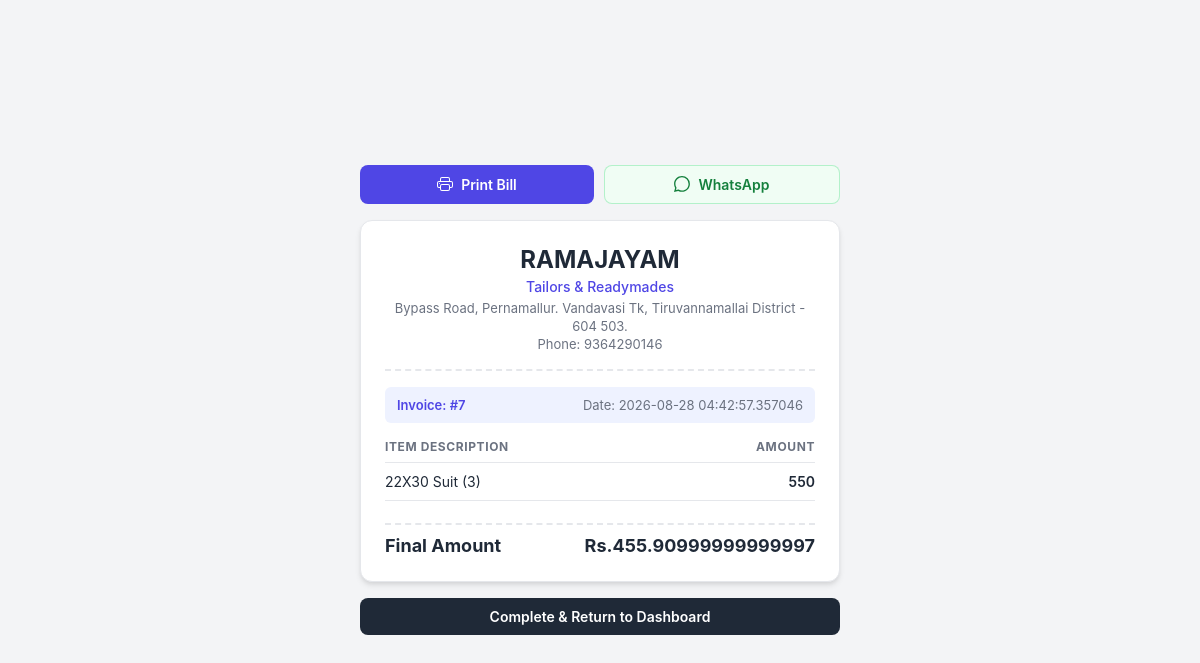
/bill_show_page/7, run on the app's committed database.
### app.py (models this page shows, shortened)
class ShopDealer(UserMixin,db.Model) :
    id = db.Column(db.Integer, primary_key=True)
    shop_username = db.Column(db.String(150), unique=True, nullable=False)
    password = db.Column(db.String(150), nullable=False)
    shop_name = db.Column(db.String(150),nullable=False)
    shop_title = db.Column(db.String(150),nullable=False)
    shop_location = db.Column(db.String(150),nullable=False)
    shop_phone_number = db.Column(db.String(10),nullable=False)
    shop_gst_number = db.Column(db.String(15),default=None)

class Billing(db.Model) :
    id = db.Column(db.Integer,primary_key=True)
    customer_no = db.Column(db.String(10))
    customer_name = db.Column(db.String(100))
    customer_address = db.Column(db.String(100), nullable=True)
    billing_amount = db.Column(db.Integer)
    applies_discount = db.Column(db.Integer, default=0)  # New field to indicate if a discount was applied
    applies_discount_amount = db.Column(db.Integer, default=0)
    total_quantity = db.Column(db.Integer)
    billing_date = db.Column(db.DateTime, default=datetime.utcnow)
    billing_products = db.relationship('SelledProduct', backref='billing', lazy=True)

class Product(db.Model) :
    id = db.Column(db.Integer,primary_key=True)
    billing_id = db.Column(db.Integer, db.ForeignKey('billing.id'), nullable=True,default=0)
    product_name = db.Column(db.String(100))
    product_id = db.Column(db.String(100))
    product_selling_amount = db.Column(db.Integer)
    product_raw_amount = db.Column(db.Integer)
    backup_product_selling_amount = db.Column(db.Integer, default=None)  # New field to store the original selling amount for discount restoration
    backup_product_raw_amount = db.Column(db.Integer, default=None)  # New field to store the original raw amount for discount restoration
    discount = db.Column(db.Integer)
    product_location = db.Column(db.String(100))
    product_entry_date = db.Column(db.String(100))
    product_exit_date = db.Column(db.DateTime, default=None)
    customer_phone_number = db.Column(db.String(10), db.ForeignKey('customer.customer_phone_number'), default=None)
    status = db.Column(db.String(20), default='active')  # active, sold, expired, etc.

### app.py (the view)
@app.route('/bill_show_page/<int:billing_id>')
def bill_show_page(billing_id):
    billing = Billing.query.get_or_404(billing_id)
    selled = SelledProduct.query.filter_by(billing_id=billing_id)
    shop = ShopDealer.query.all()
    products = Product.query.filter_by(billing_id=billing_id)
    return render_template('bill_show_page.html', billing=billing,selled=selled,shop=shop,products=products)

### templates/bill_show_page.html (shortened to what this page needs)
<!DOCTYPE html>
<html lang="en">
<head>
</head>
<body>
    <div class="container">
        <div class="action-panel">
            <button class="btn print-btn" onclick="window.print()">
                Print Bill
            </button>
            <a href="/whatsapp_bill/{{ billing.id }}" class="btn whatsapp-btn">
                WhatsApp
            </a>
        </div>
        <div class="receipt-card">
            <header class="shop-header">
                {% for s in shop %}
                <h1 class="shop-name">{{ s.shop_name }}</h1>
                <p class="shop-title">{{ s.shop_title }}</p>
                <p class="shop-details">{{ s.shop_location }}</p>
                <p class="shop-details">Phone: {{ s.shop_phone_number }}</p>
                {% endfor %}
            </header>
            <div class="invoice-meta">
                <div class="meta-group">
                    <span class="invoice-id">Invoice: #{{ billing.id }}</span>
                </div>
                <div class="meta-group text-right">
                    <span>Date: {{ billing.billing_date }}</span>
                </div>
            </div>
            <table class="items-table">
                <thead>
                    <tr>
                        <th>Item Description</th>
                        <th class="text-right">Amount</th>
                    </tr>
                </thead>
                <tbody>
                    {% for p in products %}
                    <tr>
                        <td>{{ p.product_name }}</td>
                        <td class="text-right">
                            {% if p.backup_product_selling_amount == p.product_selling_amount %}
                                <span class="price-current">{{ p.backup_product_selling_amount }}</span>
                            {% else %}
                                <span class="price-strike">{{ p.backup_product_selling_amount }}</span>
                                <span class="price-current">{{ p.product_selling_amount }}</span>
                            {% endif %}
                        </td>
                    </tr>
                    {% endfor %}
                </tbody>
            </table>
            <div class="summary-section">
                {% if billing.applies_discount_amount > 0 and billing.billing_amount - billing.applies_discount_amount==100 %}
                    <div class="summary-row">
                        <span>Total Bill Amount</span>
                        <span>{{ billing.billing_amount }}</span>
                    </div>
                    <div class="summary-row discount">
                        <span>Discount Applied ({% if billing.applies_discount %}{{ billing.applies_discount }}%{% else %}{{ ((billing.applies_discount_amount / billing.billing_amount) * 100)|round(1) }}%{% endif %})</span>
                        <span>-{{ (billing.billing_amount - billing.applies_discount_amount)|round(1) }} </span>
                    </div>
                    <div class="summary-row total">
                        <span>Final Amount</span>
                        <span>{{ billing.applies_discount_amount }} </span>
                    </div>
                {% else %}
                    <div class="summary-row total">
                        <span>Final Amount</span>
                        <span>Rs.{{ billing.applies_discount_amount }} </span>
                    </div>
                {% endif %}
            </div>
        </div>
        <div class="nav-actions">
            <a href="/shop_dashboard" class="btn complete-btn">Complete & Return to Dashboard</a>
        </div>
    </div>
</body>
</html>

### templates/bill_show_page.html (style rules this page uses)
:root { --primary: #4f46e5; --primary-hover: #4338ca; --primary-light: #eef2ff; --whatsapp: #25d366; --whatsapp-hover: #1da851; --whatsapp-light: #f0fdf4; --text-main: #1f2937; --text-muted: #6b7280; --border: #e5e7eb; --bg-body: #f3f4f6; --bg-card: #ffffff; --strike: #ef4444; --success: #16a34a; }
* { box-sizing: border-box; margin: 0; padding: 0; font-family: -apple-system, BlinkMacSystemFont, "Segoe UI", Roboto, Helvetica, Arial, sans-serif; }
body { background-color: var(--bg-body); color: var(--text-main); display: flex; justify-content: center; align-items: center; min-height: 100vh; padding: 16px; }
.container { width: 100%; max-width: 480px; margin: 0 auto; }
.action-panel { display: flex; gap: 10px; margin-bottom: 16px; }
.btn { display: inline-flex; align-items: center; justify-content: center; gap: 8px; padding: 10px 16px; border-radius: 8px; font-size: 0.875rem; font-weight: 600; text-decoration: none; cursor: pointer; transition: all 0.2s ease; border: none; flex: 1; }
.print-btn { background-color: var(--primary); color: #ffffff; }
.whatsapp-btn { background-color: var(--whatsapp-light); color: #15803d; border: 1px solid rgba(37, 211, 102, 0.3); }
.receipt-card { background: var(--bg-card); padding: 24px; border-radius: 12px; box-shadow: 0 4px 6px -1px rgba(0, 0, 0, 0.1), 0 2px 4px -1px rgba(0, 0, 0, 0.06); border: 1px solid var(--border); }
.shop-header { text-align: center; padding-bottom: 16px; border-bottom: 2px dashed var(--border); margin-bottom: 16px; }
.shop-name { font-size: 1.5rem; font-weight: 700; color: var(--text-main); margin-bottom: 4px; }
.shop-title { font-size: 0.875rem; color: var(--primary); font-weight: 500; margin-bottom: 4px; }
.shop-details { font-size: 0.8125rem; color: var(--text-muted); line-height: 1.4; }
.invoice-meta { display: flex; justify-content: space-between; background-color: var(--primary-light); padding: 10px 12px; border-radius: 6px; margin-bottom: 16px; font-size: 0.8125rem; }
.meta-group { display: flex; flex-direction: column; }
.invoice-id { font-weight: 600; color: var(--primary); }
.meta-group.text-right { text-align: right; color: var(--text-muted); }
.items-table { width: 100%; border-collapse: collapse; margin-bottom: 16px; }
.items-table th { text-align: left; font-size: 0.75rem; text-transform: uppercase; letter-spacing: 0.05em; color: var(--text-muted); padding-bottom: 8px; border-bottom: 1px solid var(--border); }
.items-table th.text-right { text-align: right; }
.items-table td { padding: 10px 0; font-size: 0.875rem; border-bottom: 1px solid var(--border); }
.items-table td.text-right { text-align: right; }
.price-current { font-weight: 600; }
.summary-section { display: flex; flex-direction: column; gap: 0px; padding-top: 2px; margin-bottom: 1px; }
.summary-row { display: flex; justify-content: space-between; font-size: 0.875rem; color: var(--text-muted); }
.summary-row.total { font-size: 1.125rem; font-weight: 700; color: var(--text-main); padding-top: 10px; border-top: 2px dashed var(--border); margin-top: 4px; }
.nav-actions { margin-top: 16px; display: flex; gap: 10px; }
.complete-btn { background-color: var(--text-main); color: #ffffff; text-align: center; }

### data on the page
ShopDealer: shop_name "RAMAJAYAM", shop_title "Tailors & Readymades", shop_location "Bypass Road, Pernamallur. Vandavasi Tk, Tiruvannamallai District - 604 503.", shop_phone_number "9364290146"
Billing: id "7", billing_date "2026-08-28 04:42:57.357046", applies_discount_amount "455.90999999999997"
Product: product_name "22X30 Suit (3)", backup_product_selling_amount "550"
